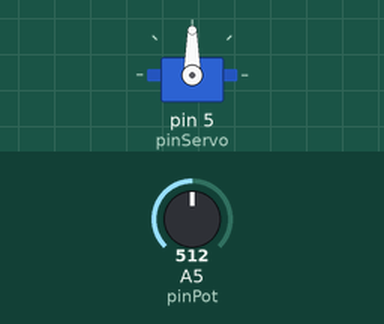
Simulated run of this sketch. Board: Arduino Uno, built with avr-gcc and run on an emulated ATmega328P. On the bench: servo. The test bench sets the inputs (shaded band); at power-on: A5 (pinPot) = 512.

Above: at 1.2 s.
1.3 s: A5 (pinPot) set to 716
At 2.3 s:
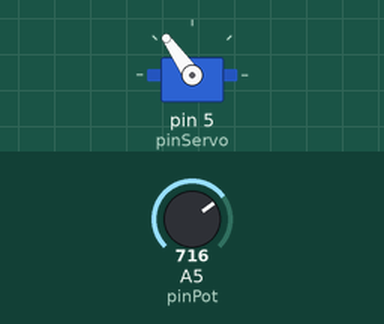
2.8 s: A5 (pinPot) set to 900
At 3.5 s:
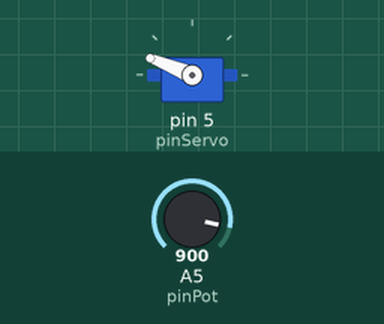
4.3 s: A5 (pinPot) set to 1023
At 4.6 s:
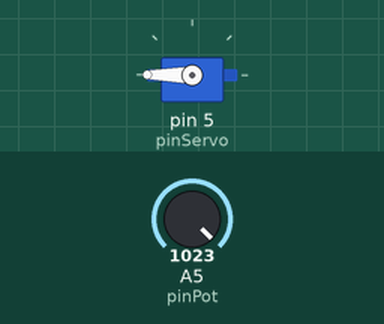
5.8 s: A5 (pinPot) set to 306
At 7.0 s:
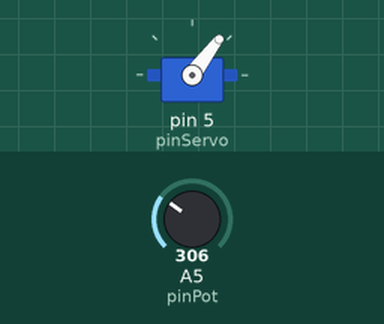
7.3 s: A5 (pinPot) set to 122
At 8.1 s:
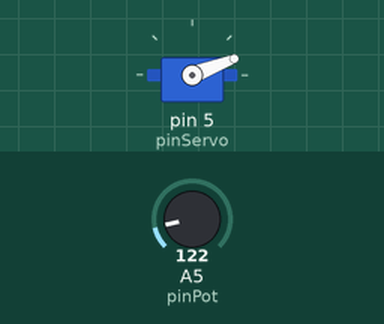
Timing chart, 0 to 9.8 s (numbered marks = the images above; inputs shaded):
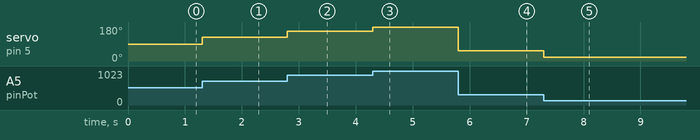

Measured:
- after the input at 1.3 s, servo on pin 5 (pinServo): 90° → 125° at once
- after the input at 2.8 s, servo on pin 5 (pinServo): 125° → 158° at once
- after the input at 4.3 s, servo on pin 5 (pinServo): 158° → 180° at once
- after the input at 5.8 s, servo on pin 5 (pinServo): 180° → 53° at once
- after the input at 7.3 s, servo on pin 5 (pinServo): 53° → 21° at once

The sketch:

s23.ino
```cpp
#include<Servo.h>
#define pinServo 5
#define pinPot A5
Servo servoMotor;
int valorPot = 0;

void setup()
{
  servoMotor.attach(pinServo);
  servoMotor.write(0);
}

void loop()
{ valorPot = analogRead(pinPot);
  valorPot = map(valorPot, 0, 1023, 0, 180);
  servoMotor.write(valorPot);
}
```
